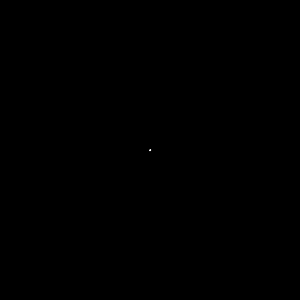
Frame 1 (no input)
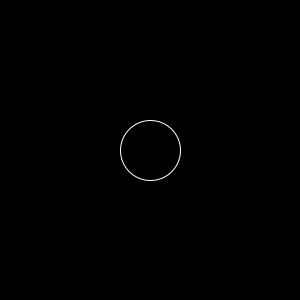
Frame 60 (the mouse pressed at the canvas centre just before this capture)
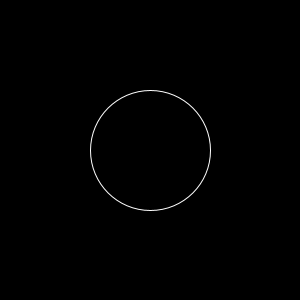
Frame 120 (the mouse held since frame 60 and released just before this capture)

The Processing sketch that drew these frames (run headless with seeded random() and noise(); from frame 60 on, the mouse is pressed at the canvas centre):

// Processing sketch: circle_going_bigger_scetch
// ── circle_going_bigger_scetch.pde
float x, y, s;
void setup() {
  size(300, 300);
  x=height/2;
  y=width/2;
  s=1;
  smooth();
  noFill();
  stroke(255);
}
void drawCircle(float xCircle, float yCircle, float sizeCircle) {
  ellipse(xCircle, yCircle, sizeCircle, sizeCircle);
}
void draw() {
  background(0);
  drawCircle(x, y, s);
  s=s+1;
}
